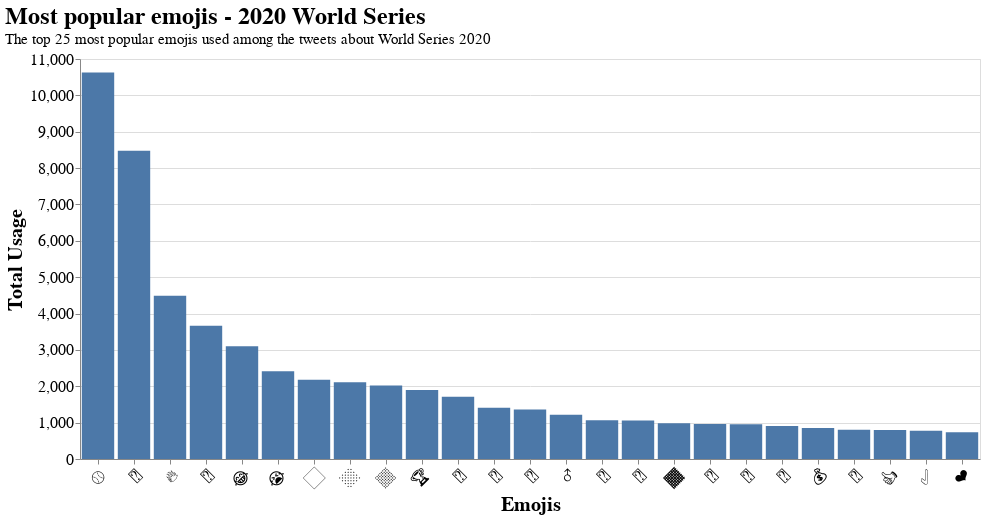

This figure's notebook cell:
### Code cell
c1=count[:25]

alt.Chart(c1).mark_bar().encode(
    x=alt.X('emojis',sort=['count'],title='Emojis',axis=alt.Axis(labelAngle=-45)),
    y=alt.Y('count',title='Total Usage')
).properties(width=900,height=400,title={
      "text": ["Most popular emojis - 2020 World Series"],
      "subtitle":["The top 25 most popular emojis used among the tweets about World Series 2020"]  
    }).configure_axis(
    labelFontSize=16,
    titleFontSize=20
).configure_title(
    anchor='start',
    fontSize = 24,
    subtitleFontSize = 15
)

### Figure 1 — Vega-Lite specification as saved in the notebook (floating-point values rounded to 4 significant figures)
{"config": {"view": {"continuousWidth": 400, "continuousHeight": 300}, "axis": {"labelFontSize": 16, "titleFontSize": 20}, "title": {"anchor": "start", "fontSize": 24, "subtitleFontSize": 15}}, "data": {"name": "data-8c74e17d03fc3082373762c53b3ce30a"}, "mark": "bar", "encoding": {"x": {"type": "nominal", "axis": {"labelAngle": -45}, "field": "emojis", "sort": ["count"], "title": "Emojis"}, "y": {"type": "quantitative", "field": "count", "title": "Total Usage"}}, "height": 400, "title": {"text": ["Most popular emojis - 2020 World Series"], "subtitle": ["The top 25 most popular emojis used among the tweets about World Series 2020"]}, "width": 900, "$schema": "https://vega.github.io/schema/vega-lite/v4.8.1.json", "datasets": {"data-8c74e17d03fc3082373762c53b3ce30a": [{"emojis": "⚾", "count": 10631}, {"emojis": "💙", "count": 8480}, {"emojis": "🔥", "count": 4490}, {"emojis": "👏", "count": 3664}, {"emojis": "😂", "count": 3104}, {"emojis": "😭", "count": 2415}, {"emojis": "🏻", "count": 2176}, {"emojis": "🏼", "count": 2114}, {"emojis": "🏽", "count": 2022}, {"emojis": "🏆", "count": 1900}, {"emojis": "🙌", "count": 1715}, {"emojis": "🙏", "count": 1407}, {"emojis": "🤣", "count": 1360}, {"emojis": "♂", "count": 1217}, {"emojis": "🤍", "count": 1066}, {"emojis": "💪", "count": 1058}, {"emojis": "🏾", "count": 985}, {"emojis": "👀", "count": 963}, {"emojis": "🎉", "count": 953}, {"emojis": "🤦", "count": 910}, {"emojis": "💰", "count": 851}, {"emojis": "🚨", "count": 807}, {"emojis": "👍", "count": 797}, {"emojis": "✅", "count": 776}, {"emojis": "❤", "count": 738}]}}
